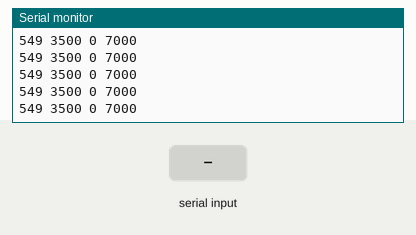
Recording of a sketch running on a simulated Arduino Uno, built with avr-gcc and run on an emulated ATmega328P. Shown: the last lines printed to the serial monitor. The inputs (shaded band) are chosen by the test bench.

Above: at 1.2 s.
1.3 s: "1" received over the second serial link
At 1.45 s:
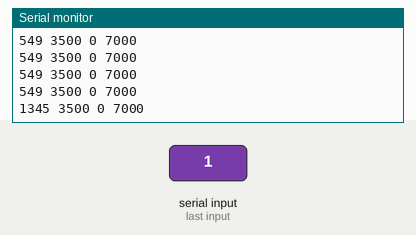
2.8 s: "0" received over the second serial link
At 3.09 s:
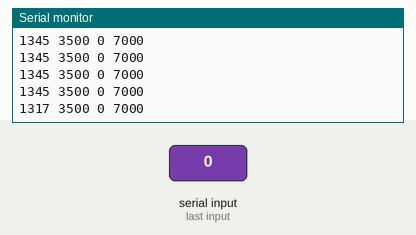
4.3 s: "2" received over the second serial link
At 4.56 s:
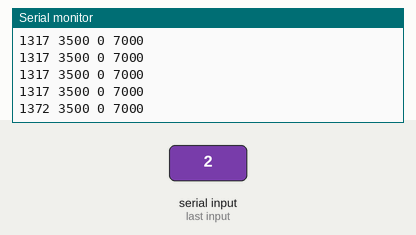
Timing chart, 0 to 7.3 s (numbered marks = the images above; inputs shaded):
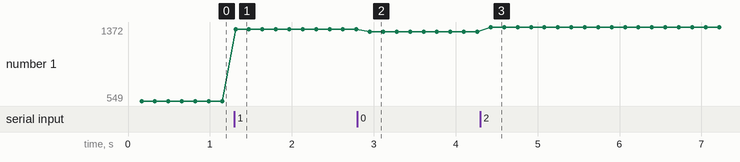

The sketch:

SLAVEcode.ino
```cpp
#include <SoftwareSerial.h>
#include <Wire.h>  // i2C Conection Library
#include <LiquidCrystal_I2C.h>  //Memanggil i2C LCD Library

//LCDi2C
LiquidCrystal_I2C lcd(0x27,2,1,0,4,5,6,7,3,POSITIVE);

SoftwareSerial mySerial(10, 11); // RX, TX pada arduino

float interval_elapsed, interval_limit;

int state = 20;
unsigned long t;

void setup() {
    Serial.begin(38400);
    mySerial.begin(38400);
    interval_elapsed=0;
    interval_limit=20;
    Serial.println("CLEARDATA");
    Serial.println("LABEL,Date,Time,Millis,RandonValue");

}

void loop(){
  if(mySerial.available()>0) {
    state = mySerial.read();
  }
      int data = map(state, 0, 255, 0, 7000);
      if (state > 7000){
        state == 7000;
      }
      else if (state <= 0){
        state == 0;
      }
      else{
        state == state;
      }
    t = millis();
    interval_elapsed = interval_elapsed + 0.01;

    if (interval_elapsed >= interval_limit)
    {

//        Serial.println( (String) "DATA,DATE,TIME," + t + "," + data )   ;
//        delay(50);
      Serial.print(data);
      Serial.print(" ");
      Serial.print("3500");
      Serial.print(" ");
      Serial.print("0");
      Serial.print(" ");
      Serial.println("7000");
      interval_elapsed=0;
    }
    else {interval_elapsed=interval_elapsed;}

}
```

Measured:
- after the input at 1.3 s, the serial monitor: prints a new line at once (image 1)
- after the input at 2.8 s, the serial monitor: prints a new line after 0.15 s (image 2)
- after the input at 4.3 s, the serial monitor: prints a new line after 0.13 s (image 3)
- plotted number 1: 549 → 1345 after the input at 1.3 s, 1345 → 1317 after the input at 2.8 s, 1317 → 1372 after the input at 4.3 s
